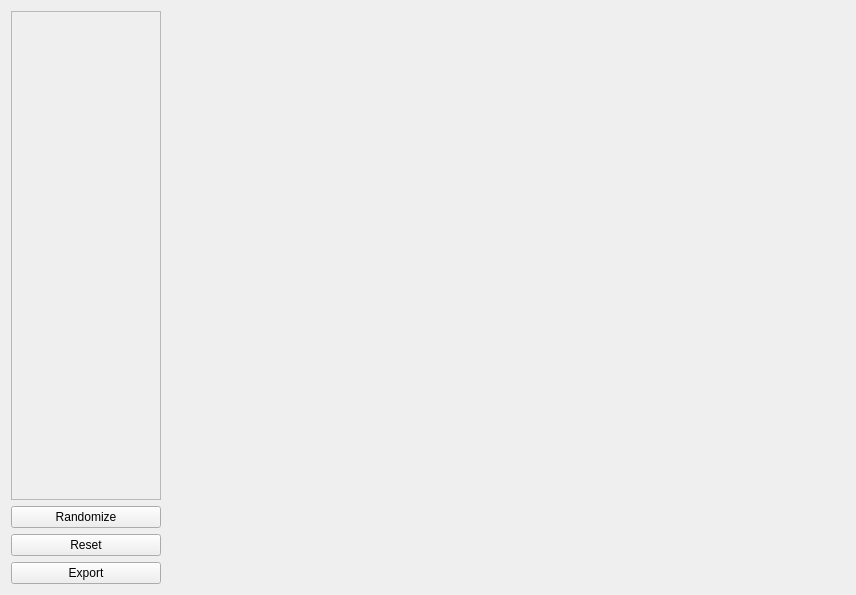
<?xml version="1.0" encoding="UTF-8"?>
<ui version="4.0">
 <class>Morphable3DFaceModelWidget</class>
 <widget class="QWidget" name="Morphable3DFaceModelWidget">
  <property name="geometry">
   <rect>
    <x>0</x>
    <y>0</y>
    <width>856</width>
    <height>595</height>
   </rect>
  </property>
  <property name="windowTitle">
   <string>Form</string>
  </property>
  <layout class="QHBoxLayout" name="horizontalLayout">
   <item>
    <layout class="QVBoxLayout" name="verticalLayout">
     <item>
      <widget class="QScrollArea" name="scrollArea">
       <property name="sizePolicy">
        <sizepolicy hsizetype="Minimum" vsizetype="Expanding">
         <horstretch>0</horstretch>
         <verstretch>0</verstretch>
        </sizepolicy>
       </property>
       <property name="widgetResizable">
        <bool>true</bool>
       </property>
       <widget class="QWidget" name="scrollAreaContents">
        <property name="geometry">
         <rect>
          <x>0</x>
          <y>0</y>
          <width>148</width>
          <height>468</height>
         </rect>
        </property>
       </widget>
      </widget>
     </item>
     <item>
      <spacer name="horizontalSpacer">
       <property name="orientation">
        <enum>Qt::Horizontal</enum>
       </property>
       <property name="sizeType">
        <enum>QSizePolicy::Minimum</enum>
       </property>
       <property name="sizeHint" stdset="0">
        <size>
         <width>150</width>
         <height>0</height>
        </size>
       </property>
      </spacer>
     </item>
     <item>
      <widget class="QPushButton" name="btnRandomize">
       <property name="text">
        <string>Randomize</string>
       </property>
      </widget>
     </item>
     <item>
      <widget class="QPushButton" name="btnReset">
       <property name="text">
        <string>Reset</string>
       </property>
      </widget>
     </item>
     <item>
      <widget class="QPushButton" name="btnExport">
       <property name="text">
        <string>Export</string>
       </property>
      </widget>
     </item>
    </layout>
   </item>
   <item>
    <widget class="GLWidget" name="glWidget" native="true">
     <property name="sizePolicy">
      <sizepolicy hsizetype="Expanding" vsizetype="Preferred">
       <horstretch>0</horstretch>
       <verstretch>0</verstretch>
      </sizepolicy>
     </property>
    </widget>
   </item>
  </layout>
 </widget>
 <customwidgets>
  <customwidget>
   <class>GLWidget</class>
   <extends>QWidget</extends>
   <header>facelib/glwidget.h</header>
   <container>1</container>
  </customwidget>
 </customwidgets>
 <resources/>
 <connections/>
</ui>
